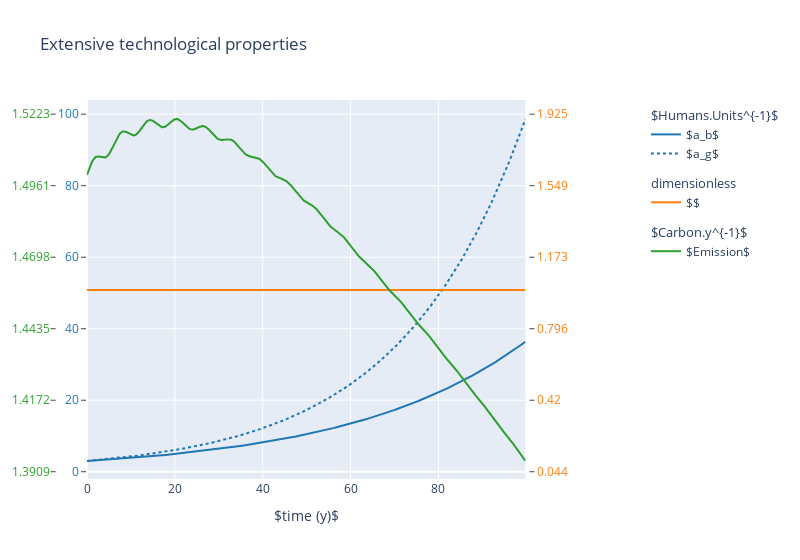

Here is the notebook cell this chart was saved with:
### Code cell


### Figure 1 — Plotly figure (JSON) as saved in the notebook; plotly's stock layout.template omitted (floating-point values rounded to 4 significant figures; data arrays with more than 128 entries replaced by an {"elided": "..."} marker saying what was removed)
{"data": [{"legendgroup": "0", "legendgrouptitle": {"text": "$Humans.Units^{-1}$"}, "line": {"color": "rgb(31, 119, 180)", "dash": "solid", "width": 2}, "name": "$a_b$", "type": "scatter", "x": {"elided": "999 float values"}, "y": {"elided": "999 float values"}, "yaxis": "y"}, {"fill": "toself", "fillcolor": "rgba(31, 119, 180, 0.3)", "line": {"color": "rgba(255,255,255,0)"}, "showlegend": false, "type": "scatter", "x": {"elided": "1998 float values"}, "y": {"elided": "1998 float values"}, "yaxis": "y"}, {"legendgroup": "0", "legendgrouptitle": {"text": "$Humans.Units^{-1}$"}, "line": {"color": "rgb(31, 119, 180)", "dash": "dot", "width": 2}, "name": "$a_g$", "type": "scatter", "x": {"elided": "999 float values"}, "y": {"elided": "999 float values"}, "yaxis": "y"}, {"fill": "toself", "fillcolor": "rgba(31, 119, 180, 0.3)", "line": {"color": "rgba(255,255,255,0)"}, "showlegend": false, "type": "scatter", "x": {"elided": "1998 float values"}, "y": {"elided": "1998 float values"}, "yaxis": "y"}, {"legendgroup": "1", "legendgrouptitle": {"text": "dimensionless"}, "line": {"color": "rgb(255, 127, 14)", "dash": "solid", "width": 2}, "name": "$$", "type": "scatter", "x": {"elided": "999 float values"}, "y": {"elided": "998 int values"}, "yaxis": "y2"}, {"fill": "toself", "fillcolor": "rgba(255, 127, 14, 0.3)", "line": {"color": "rgba(255,255,255,0)"}, "showlegend": false, "type": "scatter", "x": {"elided": "1998 float values"}, "y": {"elided": "1996 int values"}, "yaxis": "y2"}, {"legendgroup": "2", "legendgrouptitle": {"text": "$Carbon.y^{-1}$"}, "line": {"color": "rgb(44, 160, 44)", "dash": "solid", "width": 2}, "name": "$Emission$", "type": "scatter", "x": {"elided": "999 float values"}, "y": {"elided": "999 float values"}, "yaxis": "y3"}, {"fill": "toself", "fillcolor": "rgba(44, 160, 44, 0.3)", "line": {"color": "rgba(255,255,255,0)"}, "showlegend": false, "type": "scatter", "x": {"elided": "1998 float values"}, "y": {"elided": "1998 float values"}, "yaxis": "y3"}], "layout": {"legend": {"groupclick": "toggleitem"}, "title": {"text": "Extensive technological properties"}, "width": 800, "xaxis": {"domain": [0, 0.8], "title": {"text": "$time (y)$"}}, "yaxis": {"tickfont": {"color": "rgb(31, 119, 180)"}, "tickmode": "sync", "ticks": "outside", "title": {"font": {"color": "rgb(31, 119, 180)"}}, "type": "linear"}, "yaxis2": {"anchor": "free", "autoshift": true, "overlaying": "y", "side": "right", "tickfont": {"color": "rgb(255, 127, 14)"}, "tickmode": "sync", "ticks": "outside", "title": {"font": {"color": "rgb(255, 127, 14)"}}, "type": "linear"}, "yaxis3": {"anchor": "free", "autoshift": true, "overlaying": "y", "side": "left", "tickfont": {"color": "rgb(44, 160, 44)"}, "tickmode": "sync", "ticks": "inside", "title": {"font": {"color": "rgb(44, 160, 44)"}}, "type": "linear"}, "yaxis4": {"anchor": "free", "autoshift": true, "overlaying": "y", "side": "right", "tickfont": {"color": "rgb(214, 39, 40)"}, "tickmode": "sync", "ticks": "inside", "title": {"font": {"color": "rgb(214, 39, 40)"}}, "type": "linear"}, "yaxis5": {"anchor": "free", "autoshift": true, "overlaying": "y", "side": "left", "tickfont": {"color": "rgb(148, 103, 189)"}, "tickmode": "sync", "ticks": "inside", "title": {"font": {"color": "rgb(148, 103, 189)"}}, "type": "linear"}}}
